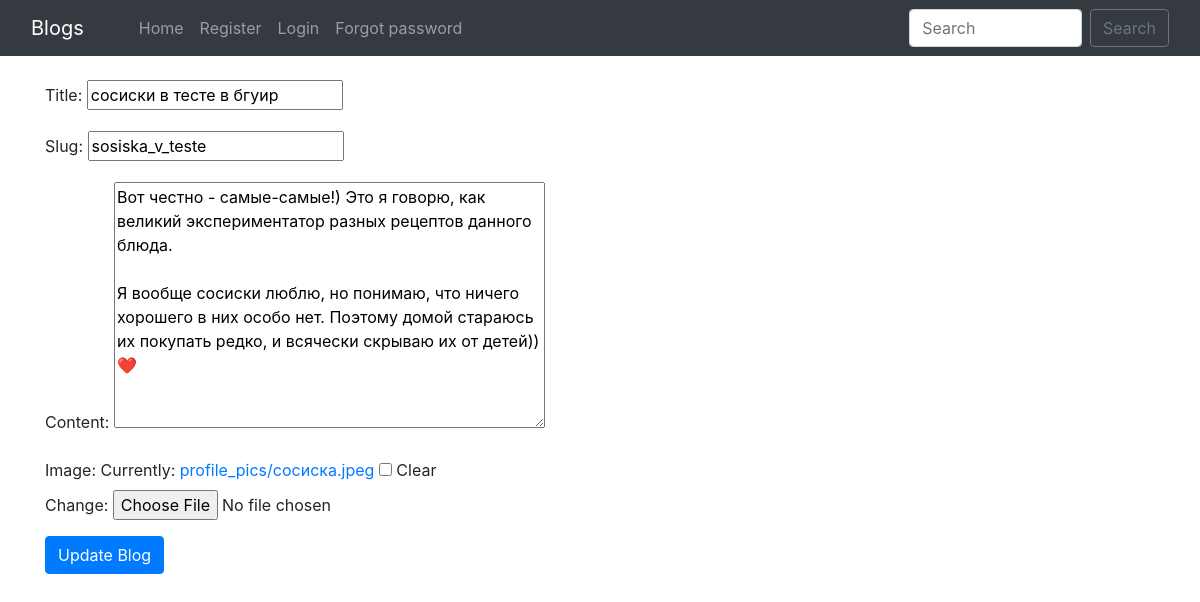
Page /edit_blog_post/sosiska_v_teste/ on the committed database.
### back/models.py (models this page shows, shortened)
class BlogPost(models.Model):
    title = models.CharField(max_length=255)
    author = models.ForeignKey(User, on_delete=models.CASCADE)
    slug = models.SlugField(max_length=130)
    content = models.TextField()
    image = models.ImageField(upload_to="profile_pics", blank=True, null=True)
    dateTime = models.DateTimeField(auto_now_add=True)
    tags = TaggableManager()

### back/views.py (the view)
# urls.py: path("edit_blog_post/<str:slug>/", UpdatePostView.as_view(), name="edit_blog_post"),
class UpdatePostView(UpdateView):
    model = BlogPost
    template_name = 'edit_blog_post.html'
    fields = ['title', 'slug', 'content', 'image']

### back/templates/edit_blog_post.html (shortened to what this page needs)
{% extends 'base.html' %}
{% block body %}
<form enctype="multipart/form-data" method="POST"> {% csrf_token %}
<div class="container mt-4">
{{ form.as_p }}
<button class="btn btn-primary">Update Blog</button>
</div>
</form>
{% endblock %}

### rows in the picture
BlogPost: title "сосиски в тесте в бгуир", slug "sosiska_v_teste", content "Вот честно - самые-самые!) Это я говорю, как великий экспериментатор разных рецептов данного блюда. Я вообще сосиски люблю, но понимаю, что ничего хорошего в них особо нет. Поэтому домой стараюсь их покупать редко, и всячески скрываю их от детей))❤️️"
